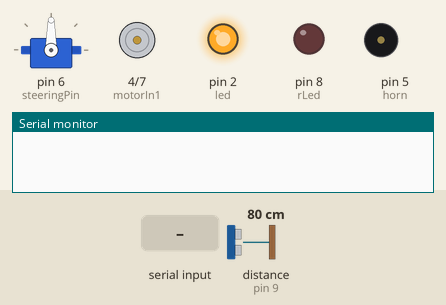
Recording of a sketch running on a simulated Arduino Leonardo, built with avr-gcc and run on an emulated ATmega32U4. Parts: servo, motor-driver pin pairs drawn as motors (green arrow = first pin HIGH = forward, orange = second pin HIGH = backward, longer = more drive, scaled by the enable pin), output pins drawn as LEDs (lit = HIGH), buzzer (waves = sounding), the last lines printed to the serial monitor. The inputs (shaded band) are chosen by the test bench; at power-on: distance to the obstacle (sensor on pin 9) 80 cm. The echo pulse lasts 58.3 µs per cm; pins used as bus, display or sensor lines are not drawn.

Above: at 1.2 s.
1.3 s: "B90\n" received over the second serial link
At 3.3 s:
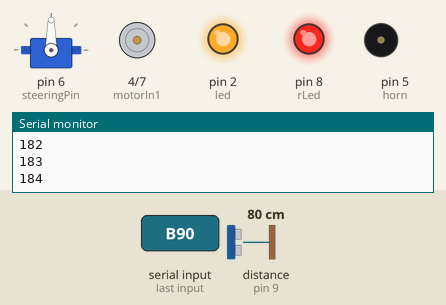
3.8 s: "90,45\n" received over the second serial link
At 6.5 s:
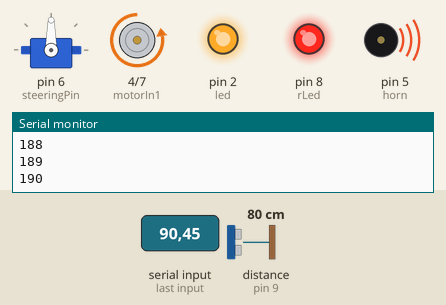
6.8 s: "30,150\n" received over the second serial link
9.3 s: "0\n" received over the second serial link
At 10.6 s:
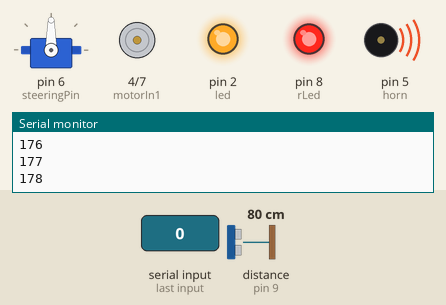
11.8 s: "200\n" received over the second serial link
At 13.7 s:
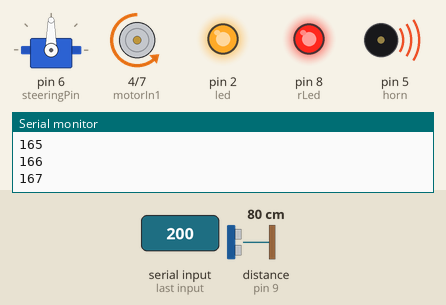
14.3 s: "F90\n" received over the second serial link
At 16.6 s:
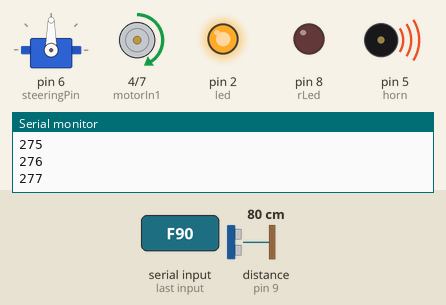
Timing chart, 0 to 17.8 s (numbered marks = the images above; inputs shaded):
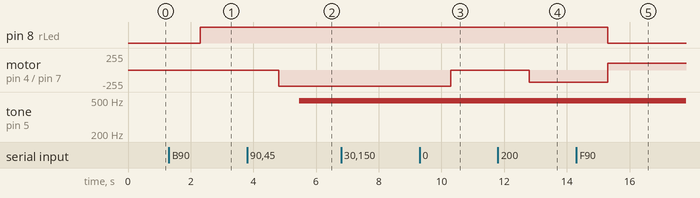

Measured:
- after the input at 1.3 s, pin 8 (rLed): LOW → HIGH after 1.0 s
- after the input at 3.8 s, motor on pin 4 (motorIn1) / pin 7 (motorIn2): stopped → backward 244/255 after 1.0 s; tone on pin 5 (horn): silent → 490 Hz after 1.7 s instead of 0.67 s
- after the input at 9.3 s, motor on pin 4 (motorIn1) / pin 7 (motorIn2): backward 244/255 → stopped after 1.0 s
- after the input at 11.8 s, motor on pin 4 (motorIn1) / pin 7 (motorIn2): stopped → backward 181/255 after 1.0 s
- after the input at 14.3 s, pin 8 (rLed): HIGH → LOW after 1.0 s; motor on pin 4 (motorIn1) / pin 7 (motorIn2): backward 181/255 → forward 104/255 after 1.0 s

The sketch:

beadandoArduinoMicro.ino
```cpp
#include <Servo.h>

#define led 2 // digital out
#define rLed 8 // digtal out
#define motorEnable1 3 // pwm out
#define motorIn1 4 // digital out
#define motorIn2 7 // digital out
#define horn 5 // pwm out
#define steeringPin 6 // pwm out
#define usEcho 9 // digital out
#define usTrigger 10// digital in

// motor
#define n 0 // egyhelyben
#define f 1 // előre
#define b 2 // hátra

// kanyarodás
#define m 0 // középen
#define l 1 // bal
#define r 2 // jobb

bool hornState;
bool radarState;

Servo steering;
int motorSpeed;
int motorState;
int steeringState;

void setup() {
  Serial1.begin(115200);
  Serial.begin(115200);
  motorSpeed = 0;
  motorState = n;
  steeringState = m;
  hornState = false;
  radarState = false;
  pinMode(motorEnable1, OUTPUT);
  pinMode(motorIn1, OUTPUT);
  pinMode(motorIn2, OUTPUT);
  pinMode(horn, OUTPUT);
  pinMode(usEcho, INPUT);
  pinMode(usTrigger, OUTPUT);
  pinMode(led, OUTPUT);
  digitalWrite(led, HIGH);
  pinMode(rLed, OUTPUT);
  steering.attach(steeringPin);

  change();
}

int counter = 0;
void loop() {


  if (Serial1.available()) {
    String line = Serial1.readString();
    interpret(line);
    change();
  }
  if (motorState == b) {
    float distance = measureDistance();
    if (distance != 0) {
      if (counter > distance * 5) {
        counter = 0;
        radarState = !radarState;
        setHorn();
      }
      else {
        counter++;
        Serial.println(counter);
      }
    }
    else {
      radarState = false;
      setHorn();
      counter = 0;
    }
  }
  else counter = 0;
}

void interpret(String line) {
  char c = line[0];
  switch (c) {
    case 'F':
      if (motorState == f) motorState = n;
      else {
        motorState = f;
        radarState = false;
      }
      break;
    case 'B':
      if (motorState == b) {
        motorState = n; radarState = false;
      }
      else motorState = b;
      break;
    case 'R':
      if (steeringState == r) steeringState = m;
      else steeringState = r;
      break;
    case 'L':
      if (steeringState == l) steeringState = m;
      else steeringState = l;
      break;
    case 'H':
      hornState = !hornState;
      break;
    default:
      int value = line.toInt();
      if (value == 0) motorSpeed = 0;
      else motorSpeed = map(value, 0, 100, 150, 255);
      break;
  }
}

void change() {
  // motor irányáért felelős
  switch (motorState) {
    case n:
      setStop();
      break;
    case f:
      setForward();
      break;
    case b:
      setBackward();
      break;
  }

  // kormányzásért felelős
  switch (steeringState) {
    case m:
      setMiddle();
      break;
    case l:
      setLeft();
      break;
    case r:
      setRight();
      break;
  }

  setHorn();
}

void setHorn() {
  if (hornState || radarState) {
    if (hornState && radarState) {
      analogWrite(horn, 200);
    }
    else {
      analogWrite(horn, 50);
    }
  }
  else {
    analogWrite(horn, 0);
  }
}

float measureDistance() {
  digitalWrite(usTrigger, HIGH);
  delayMicroseconds(10);
  digitalWrite(usTrigger, LOW);
  float duration_us = pulseIn(usEcho, HIGH, 20000);
  float distance_cm = duration_us * 0.017;
  return distance_cm;
}

void setRight() {
  steering.write(45);
}

void setMiddle() {
  steering.write(90);
}

void setLeft() {
  steering.write(135);
}

void setForward() {
  digitalWrite(motorEnable1, LOW);
  digitalWrite(motorIn1, HIGH);
  digitalWrite(motorIn2, LOW);
  setMotorSpeed();
  digitalWrite(rLed, LOW);
}

void setBackward() {
  digitalWrite(motorEnable1, LOW);
  digitalWrite(motorIn1, LOW);
  digitalWrite(motorIn2, HIGH);
  setMotorSpeed();
  digitalWrite(rLed, HIGH);
}

void setStop() {
  digitalWrite(motorEnable1, LOW);
  digitalWrite(motorIn1, LOW);
  digitalWrite(motorIn2, LOW);
  digitalWrite(rLed, LOW);
}

void setMotorSpeed() {
  // megj.: 150-255 a megengedett sebesség. mert különben nem megy
  // megj.: a motorSpeed változót külön kell beállítani
  analogWrite(motorEnable1, motorSpeed);
}
```
